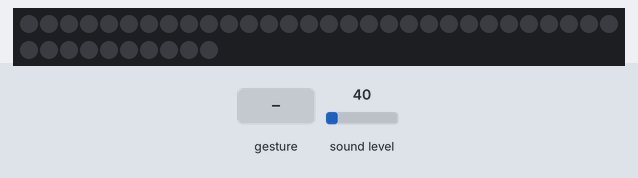
Bench run of a program on a simulated BBC micro:bit (MakeCode). Shown: 40 RGB LEDs in strip order, left to right, continuing on the next row. Inputs (shaded band) come from the test bench; at power-on: sound level 40. Dim RGB values are drawn brighter than linear.

Above: at 1.2 s.
1.3 s: sound turns loud
At 2.1 s:
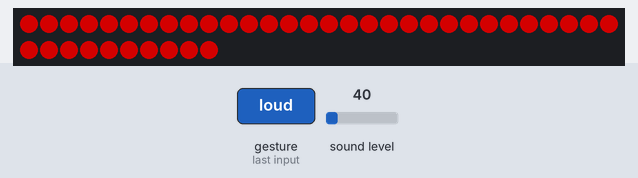
Timing chart, 0 to 4.3 s (numbered marks = the images above; inputs shaded):
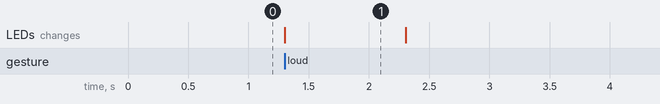

Measured:
- after the input at 1.3 s, the LEDs: change at once (image 1)
- what the display in image 1 shows lasts 1.0 s, from 1.3 s to 2.3 s

The program:

main.ts
```typescript
let strip = neopixel.create(DigitalPin.P0, 40, NeoPixelMode.RGBW)
//  소리에 따라서 LED를 켜기
input.onSound(DetectedSound.Loud, function on_sound_lound() {
    let sound_level = input.soundLevel()
    let num_leds = Math.min(Math.max(Math.idiv(sound_level, 1), 1), 40)
    strip.clear()
    for (let i = 0; i < num_leds; i++) {
        strip.setPixelColor(i, neopixel.colors(NeoPixelColors.Red))
    }
    strip.show()
    basic.pause(1000)
    strip.clear()
    //  이전에 동작했던 LED 초기화
    strip.show()
})
```

test.ts
```typescript
// 테스트는 여기로 이동합니다; 이 패키지가 확장으로 사용될 때 컴파일되지 않을 것 입니다.
```
